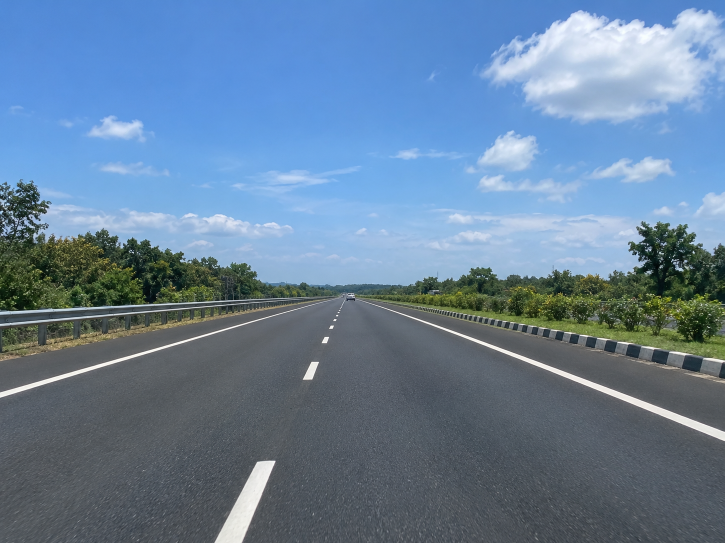
#> input picture road.png, 1449 x 1086 px (shown at 1/2 size)
$ python 'lane line extractor.py'
#> lines starting #> are read from the running program, lines starting #| are printed output that depends on the picture
import cv2
import numpy as np
img = cv2.imread("road.png")
#> img is the input picture: shape (1086, 1449, 3); mean B, G, R 154.7, 128.9, 103.3
x = cv2.resize(img,(800,600))
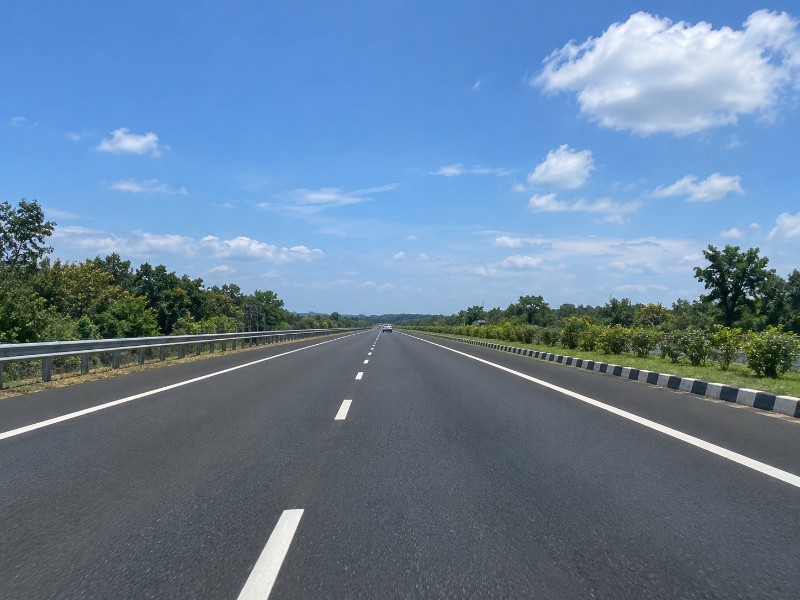
#> x: shape (600, 800, 3); mean B, G, R 154.6, 128.8, 103.2

def orig_img():
    small = cv2.resize(img,(800,600))
    print(img.shape)
    cv2.imshow("Road Image", small)
    cv2.waitKey(0)
    cv2.destroyAllWindows()


# [68 lines left out: functions hsv_img, blur_img, canny_img, roi_img, not called in this run]


def main():

   while True:
    choice = int(input("1-original,2-hsv,3-blur,4-canny,5-roi,-1-exit::"))
    print("\n")

    if choice==1:
        orig_img()

    elif choice==2:
        hsv_img()

    elif choice==3:
        blur_img()

    elif choice==4:
        canny_img()

    elif choice==5:
        roi_img()


    elif choice==-1:
        break
#> this loop made 7 passes; the answer given on pass 1: 1


#> (the run stopped early here; a loop or call above may not have finished)

$ run again, with image-1.png copied over road.png
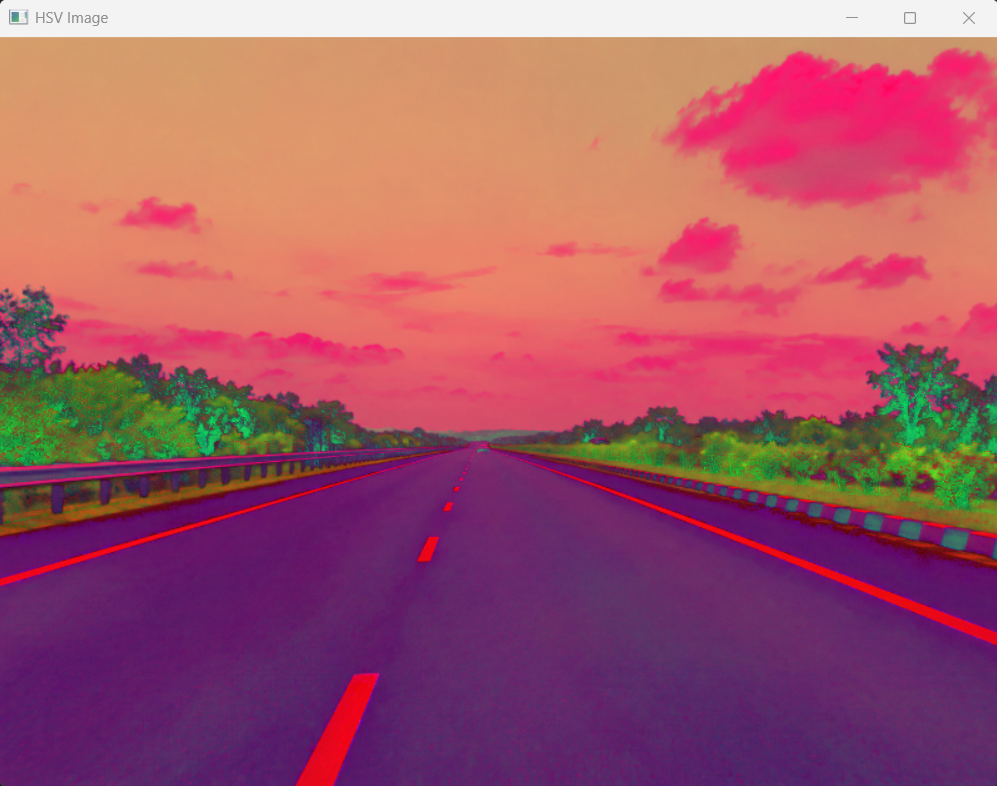
#> input picture image-1.png, 997 x 786 px
#> img is the input picture: shape (786, 997, 3); mean B, G, R 105, 87.3, 161.7
#> `x = cv2.resize(img,(800,600))`:
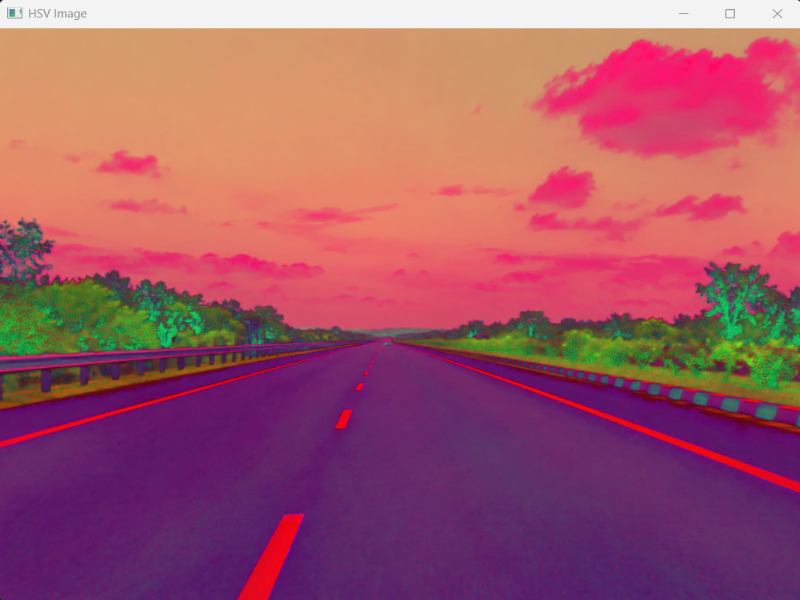
#> x: shape (600, 800, 3); mean B, G, R 105, 87.1, 161.6
#> the loop in main, `while True:` made 7 passes; the answer given on pass 1: 1

$ run again, with image-2.png copied over road.png
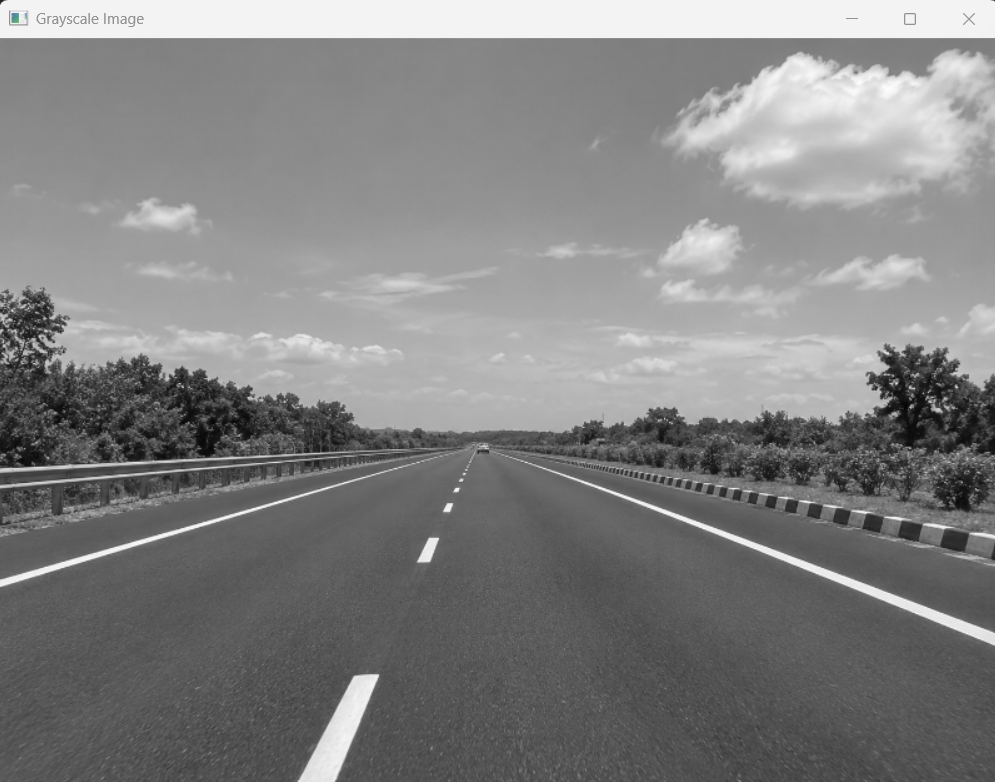
#> input picture image-2.png, 995 x 782 px
#> img is the input picture: shape (782, 995, 3); mean B, G, R 130.1, 130.1, 130.1
#> `x = cv2.resize(img,(800,600))`:
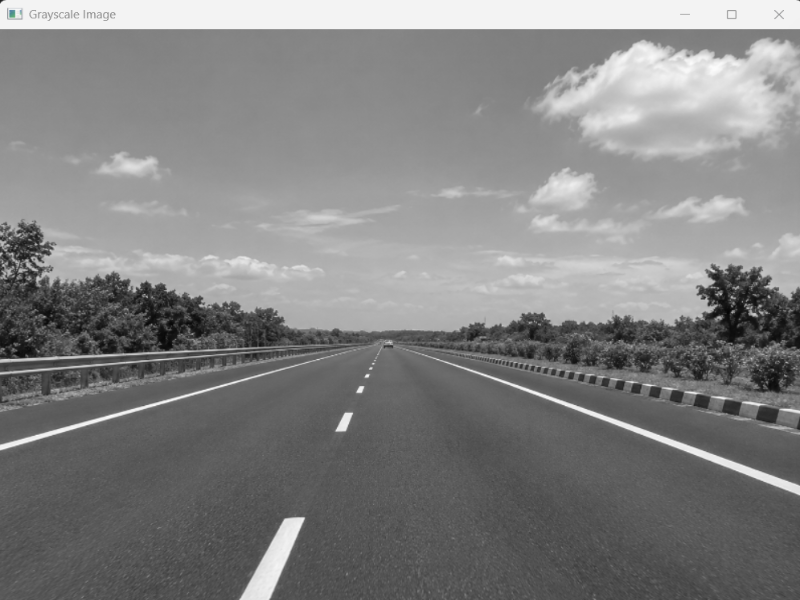
#> x: shape (600, 800, 3); mean B, G, R 130, 130, 129.9
#> the loop in main, `while True:` made 7 passes; the answer given on pass 1: 1
